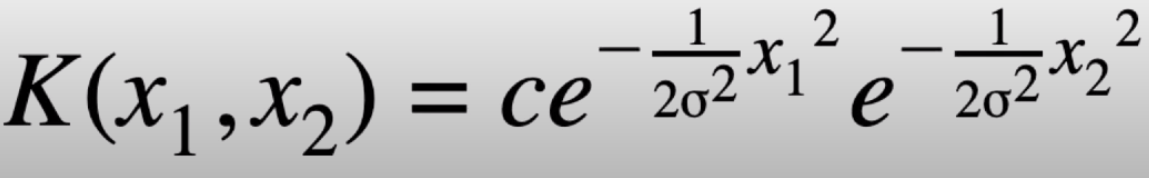
#> input picture 0. Images/Gaussian Filter.png, 1149 x 178 px
$ jupyter execute --allow-errors '2.1.4 SciPy.ipynb'
#> lines starting #> are read from the running program, lines starting #| are printed output that depends on the picture
<h1 style = "color:gold">2.1 NumPy Stack</h1>
<h1>2.1.4 SciPy</h1>

<h2 style = 'color:lightblue'> 2.1.4.1 Introduction to SciPy</h2>

[cell 1]
import numpy as np
import matplotlib.pyplot as plt

from scipy.stats import norm

from PIL import Image

from scipy.signal import convolve2d

<h2 style = 'color:lightblue'> 2.1.4.2 PDF and CDF</h2>

[cell 2]
# Calculate PDF of a normal distribution
x = np.linspace(-5, 5, 1000)
fx = norm.pdf(x, loc=0, scale=1)
plt.plot(x, fx); # First Argument is x-axis, second is y-axis
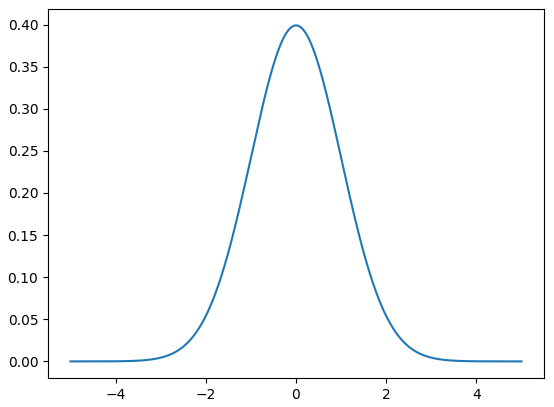
#> figure drawn by matplotlib, 1 panel; curve peaks at x = -0.00501, y = 0.399

[cell 3]
# Calculate CDF of a normal distribution
Fx = norm.cdf(x, loc=0, scale=1)
plt.plot(x, Fx);
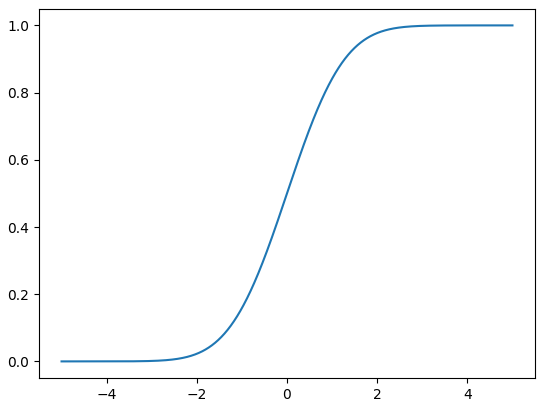
#> figure drawn by matplotlib, 1 panel; curve peaks at x = 5, y = 1

[cell 4]
# Calculate Log PDF of a normal distribution
logfx = norm.logpdf(x, loc=0, scale=1)
plt.plot(x, logfx);
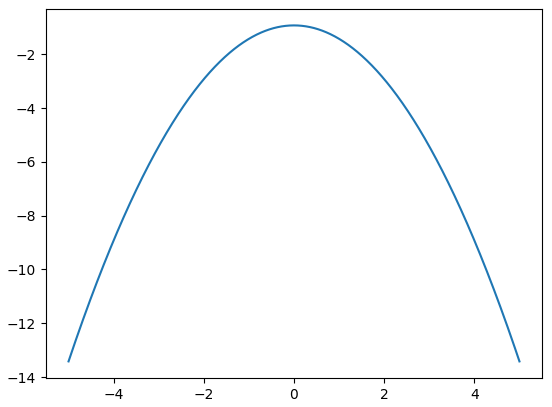
#> figure drawn by matplotlib, 1 panel; curve peaks at x = -0.00501, y = -0.919

<h2 style = 'color:lightblue'> 2.1.4.3 Convolution</h2>

Convolution is a very common technique in deep learning, signal processing, computer vision, and machine learning. A 2D convolution is a convolution that operates on a 2D input signal and produces a 2D, and hence we need to remove the color information from the input signal.

#> (a cell that did not finish here is left out)

[cell 6]
# Create a 2D gaussian filter
x = np.linspace(-6, 6, 50)
#> x = 50 values from -6 to 6
fx = norm.pdf(x, loc=0, scale=1)
#> fx = 50 values, max 0.396 at index 24, min 6.08e-09 at index 0, mean 0.0817

[cell 7]
Image.open('../../0. Images/Gaussian Filter.png')

[cell 8]
filt = np.outer(fx, fx)
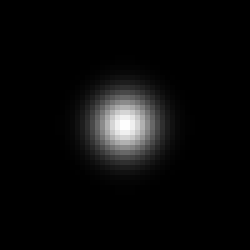
#> filt: shape (50, 50) float64 (shown 5 times larger); min 3.69e-17, max 0.157, mean 0.00667; drawn with min black and max white
